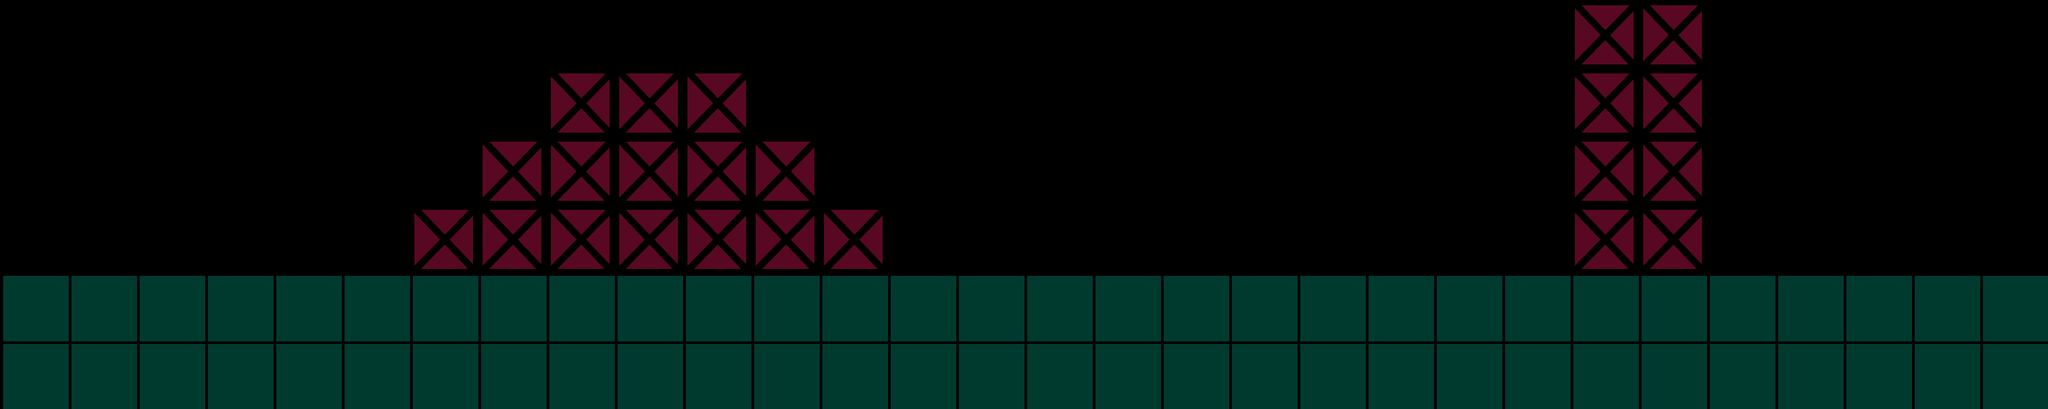

A level layout from a 2D game, rendered from its tile map. Below: a short description, then the map file with tile-grid data replaced by summaries:
An orthogonal 30x6 tile map with 128x128 px tiles, 1 tile layer (Tile Layer 1), 2 tilesets.

<map version="1.0" orientation="orthogonal" width="30" height="6" tilewidth="128" tileheight="128">
 <tileset firstgid="1" name="laatikko" tilewidth="128" tileheight="128">
  <tileoffset x="1" y="1" />
  <image source="Laatikko_testing.png" width="128" height="128" />
 </tileset>
 <tileset firstgid="2" name="Perusblokki_testing" tilewidth="128" tileheight="128">
  <tileoffset x="1" y="1" />
  <image source="Perusblokki_testing.png" width="256" height="256" />
 </tileset>
 <layer name="Tile Layer 1" width="30" height="6">
  <data>[180 cells, 83 non-empty, 2 distinct tile ids]</data>
 </layer>
</map>